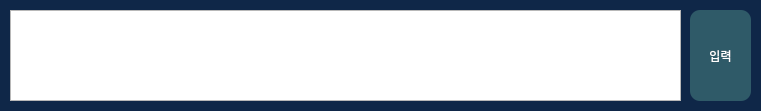
<?xml version="1.0" encoding="UTF-8"?>
<ui version="4.0">
 <class>textInputWindow</class>
 <widget class="QDialog" name="textInputWindow">
  <property name="geometry">
   <rect>
    <x>0</x>
    <y>0</y>
    <width>761</width>
    <height>111</height>
   </rect>
  </property>
  <property name="windowTitle">
   <string>Dialog</string>
  </property>
  <property name="styleSheet">
   <string notr="true">QDialog{
	background-color: rgb(15, 39, 72);
}</string>
  </property>
  <widget class="QTextEdit" name="inputTextBox">
   <property name="geometry">
    <rect>
     <x>10</x>
     <y>10</y>
     <width>671</width>
     <height>91</height>
    </rect>
   </property>
  </widget>
  <widget class="QPushButton" name="textButton">
   <property name="geometry">
    <rect>
     <x>690</x>
     <y>10</y>
     <width>61</width>
     <height>91</height>
    </rect>
   </property>
   <property name="styleSheet">
    <string notr="true">QPushButton{
	background-color: rgb(47, 90, 104);
	color: rgb(255, 254, 254);
	border-radius: 10px;
	font: 14pt &quot;나눔고딕 ExtraBold&quot;;
}

QPushButton:hover{
	background-color: rgb(67, 129, 148);
	border-radius: 10px;
	font: 17pt &quot;나눔고딕 ExtraBold&quot;;
}
QPushButton:pressed{
	background-color: rgb(0, 123, 255);
	border-radius: 10px;
	font: 17pt &quot;나눔고딕 ExtraBold&quot;;
}</string>
   </property>
   <property name="text">
    <string>입력</string>
   </property>
  </widget>
 </widget>
 <resources/>
 <connections/>
</ui>
